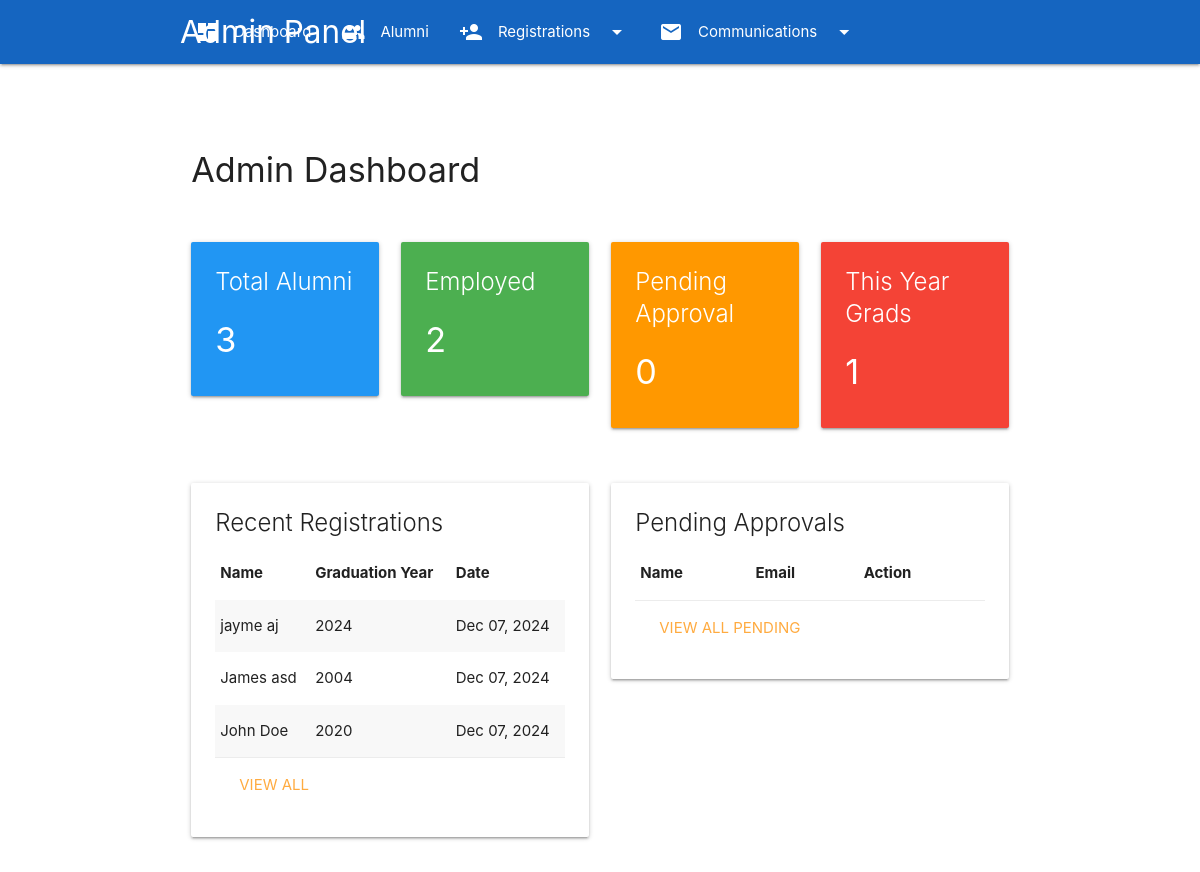
Page /admin/dashboard.php (signed in) on the committed database.
### tables this page shows
CREATE TABLE `users` (
  `user_id` int(11) NOT NULL,
  `email` varchar(255) NOT NULL,
  `password_hash` varchar(255) NOT NULL,
  `registration_status` enum('Pending','Approved','Rejected') DEFAULT 'Pending',
  `registration_date` timestamp NOT NULL DEFAULT current_timestamp(),
  `last_login` timestamp NULL DEFAULT NULL,
  `first_name` varchar(100) NOT NULL,
  `last_name` varchar(100) NOT NULL,
  `middle_name` varchar(100) DEFAULT NULL,
  `contact_number` varchar(20) DEFAULT NULL,
  `birth_date` date DEFAULT NULL,
  `gender` varchar(20) DEFAULT NULL,
  `graduation_year` int(11) NOT NULL,
  `graduation_semester` varchar(20) DEFAULT NULL,
  `is_active` tinyint(1) DEFAULT 1,
  `email_verified` tinyint(1) DEFAULT 0,
  `department_id` int(11) DEFAULT NULL
);

### classes/Admin.php (called while the page is built, shortened)
<?php
class Admin {
    private $conn;
    public function __construct($db) {
        $this->conn = $db;
    }
    public function getDashboardStats() {
        $stats = [];
        $query = "SELECT COUNT(*) as total FROM Users WHERE registration_status = 'Approved'";
        $stmt = $this->conn->query($query);
        $result = $stmt->fetch(PDO::FETCH_ASSOC);
        $stats['total_alumni'] = $result['total'];
        $query = "SELECT COUNT(DISTINCT user_id) as employed
                 FROM EmploymentHistory
                 WHERE is_current = TRUE";
        $stmt = $this->conn->query($query);
        $result = $stmt->fetch(PDO::FETCH_ASSOC);
        $stats['employed_alumni'] = $result['employed'];
        $query = "SELECT COUNT(*) as pending
                 FROM Users
                 WHERE registration_status = 'Pending'";
        $stmt = $this->conn->query($query);
        $result = $stmt->fetch(PDO::FETCH_ASSOC);
        $stats['pending_approvals'] = $result['pending'];
        $currentYear = date('Y');
        $query = "SELECT COUNT(*) as current_year
                 FROM Users
                 WHERE graduation_year = :year";
        $stmt = $this->conn->prepare($query);
        $stmt->bindParam(':year', $currentYear);
        $stmt->execute();
        $result = $stmt->fetch(PDO::FETCH_ASSOC);
        $stats['current_year_graduates'] = $result['current_year'];
        return $stats;
    }
    public function getRecentRegistrations($limit = 5) {
        $query = "SELECT user_id, first_name, last_name, graduation_year, registration_date
                 FROM Users
                 ORDER BY registration_date DESC
                 LIMIT :limit";
        $stmt = $this->conn->prepare($query);
        $stmt->bindParam(':limit', $limit, PDO::PARAM_INT);
        $stmt->execute();
        return $stmt->fetchAll(PDO::FETCH_ASSOC);
    }
}

### admin/dashboard.php (the view, shortened to what this page needs)
<?php
require_once '../classes/Admin.php';
$database = new Database();
$db = $database->getConnection();
$admin = new Admin($db);
$stats = $admin->getDashboardStats();
$recentRegistrations = $admin->getRecentRegistrations(5);
?>
<?php include '../includes/header.php'; ?>
<?php include 'includes/admin_navbar.php'; ?>
<div class="container">
    <div class="row">
        <div class="col s12">
            <h4>Admin Dashboard</h4>
        </div>
    </div>
    <div class="row">
        <div class="col s12 m3">
            <div class="card blue white-text">
                <div class="card-content">
                    <span class="card-title">Total Alumni</span>
                    <h4><?php echo $stats['total_alumni']; ?></h4>
                </div>
            </div>
        </div>
        <div class="col s12 m3">
            <div class="card green white-text">
                <div class="card-content">
                    <span class="card-title">Employed</span>
                    <h4><?php echo $stats['employed_alumni']; ?></h4>
                </div>
            </div>
        </div>
        <div class="col s12 m3">
            <div class="card orange white-text">
                <div class="card-content">
                    <span class="card-title">Pending Approval</span>
                    <h4><?php echo $stats['pending_approvals']; ?></h4>
                </div>
            </div>
        </div>
        <div class="col s12 m3">
            <div class="card red white-text">
                <div class="card-content">
                    <span class="card-title">This Year Grads</span>
                    <h4><?php echo $stats['current_year_graduates']; ?></h4>
                </div>
            </div>
        </div>
    </div>
    <div class="row">
        <div class="col s12 m6">
            <div class="card">
                <div class="card-content">
                    <span class="card-title">Recent Registrations</span>
                    <table class="striped">
                        <thead>
                            <tr>
                                <th>Name</th>
                                <th>Graduation Year</th>
                                <th>Date</th>
                            </tr>
                        </thead>
                        <tbody>
                            <?php foreach ($recentRegistrations as $reg): ?>
                                <tr>
                                    <td><?php echo $reg['first_name'] . ' ' . $reg['last_name']; ?></td>
                                    <td><?php echo $reg['graduation_year']; ?></td>
                                    <td><?php echo date('M d, Y', strtotime($reg['registration_date'])); ?></td>
                                </tr>
                            <?php endforeach; ?>
                        </tbody>
                    </table>
                    <div class="card-action">
                        <a href="registrations.php">View All</a>
                    </div>
                </div>
            </div>
        </div>
        <div class="col s12 m6">
            <div class="card">
                <div class="card-content">
                    <span class="card-title">Pending Approvals</span>
                    <table class="striped">
                        <thead>
                            <tr>
                                <th>Name</th>
                                <th>Email</th>
                                <th>Action</th>
                            </tr>
                        </thead>
                    </table>
                    <div class="card-action">
                        <a href="pending.php">View All Pending</a>
                    </div>
                </div>
            </div>
        </div>
    </div>
</div>
<?php include '../includes/footer.php'; ?>

### assets/css/custom.css (style rules this page uses)
.card { margin-top: 20px; }

### rows in the picture
users: first_name "jayme", last_name "aj", graduation_year "2024", registration_date "Dec 07, 2024"
users: first_name "James", last_name "asd", graduation_year "2004", registration_date "Dec 07, 2024"
users: first_name "John", last_name "Doe", graduation_year "2020", registration_date "Dec 07, 2024"

### other values in the picture
$stats['total_alumni'] "3"
$stats['employed_alumni'] "2"
$stats['pending_approvals'] "0"
$stats['current_year_graduates'] "1"
